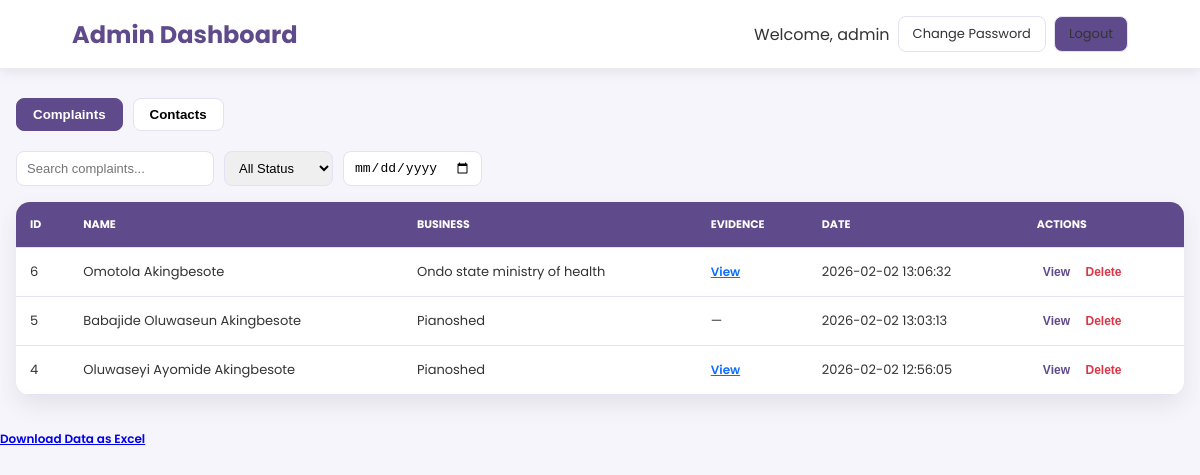
Page /admin/dashboard (signed in) on the earlier database version.
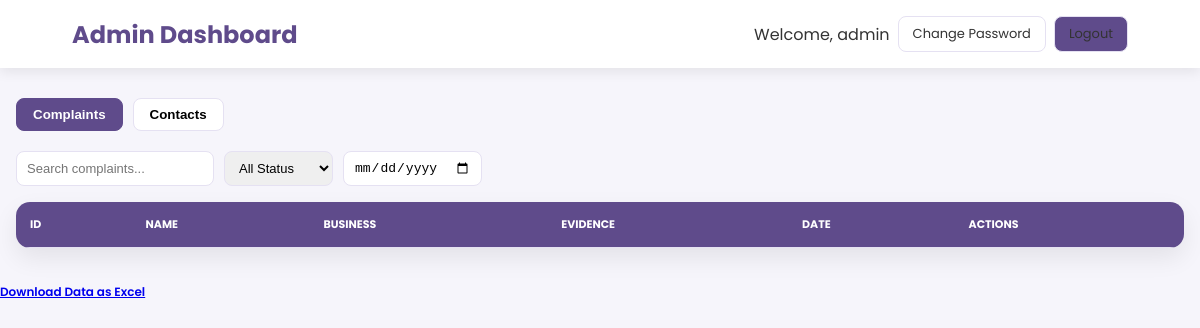
Same page on the later database version.
### tables this page shows
CREATE TABLE complaints (
    id INTEGER PRIMARY KEY AUTOINCREMENT,
    full_name TEXT NOT NULL,
    email TEXT NOT NULL,
    phone TEXT NOT NULL,
    lga TEXT NOT NULL,
    business_name TEXT NOT NULL,
    complaint_type TEXT NOT NULL,
    complaint_details TEXT NOT NULL,
    evidence TEXT,
    status TEXT DEFAULT 'Pending',
    created_at TIMESTAMP DEFAULT CURRENT_TIMESTAMP
);

### app.py (the view)
@app.route("/admin/dashboard")
@login_required
def admin_dashboard():
    conn = get_db_connection()
    complaints = conn.execute("SELECT * FROM complaints ORDER BY created_at DESC").fetchall()
    contacts = conn.execute("SELECT * FROM contacts ORDER BY created_at DESC").fetchall()
    conn.close()
    return render_template("admin_dashboard.html", complaints=complaints, contacts=contacts)

### app.py (called while the page is built)
def login_required(f):
    @wraps(f)
    def decorated_function(*args, **kwargs):
        if "admin_id" not in session:
            return redirect(url_for("admin_login"))
        return f(*args, **kwargs)
    return decorated_function

### database.py (called while the page is built)
def get_db_connection():
    conn = sqlite3.connect(DATABASE)
    conn.row_factory = sqlite3.Row
    return conn

### templates/admin_dashboard.html (shortened to what this page needs)
<!DOCTYPE html>
<html lang="en">
<head>
</head>
<body>
<header>
  <h2>Admin Dashboard</h2>
  <div class="actions">
    <span>Welcome, {{ session.admin_user }}</span>
    <a href="/admin/change-password">Change Password</a>
    <a href="/admin/logout" class="logout">Logout</a>
  </div>
</header>
<div class="container">
  <div class="tabs">
    <button class="tab-btn active" data-tab="complaintsTab">Complaints</button>
    <button class="tab-btn" data-tab="contactsTab">Contacts</button>
  </div>
  <div class="tab-content active" id="complaintsTab">
    <div class="filters">
      <input type="text" id="complaintsSearch" placeholder="Search complaints...">
      <select id="complaintsStatus">
        <option value="">All Status</option>
      </select>
      <input type="date" id="complaintsDate">
    </div>
    <div class="table-box">
      <table id="complaintsTable">
        <thead>
          <tr>
            <th>ID</th>
            <th>Name</th>
            <th>Business</th>
            <th>Evidence</th>
            <th>Date</th>
            <th>Actions</th>
          </tr>
        </thead>
        <tbody>
          {% for c in complaints %}
          <tr>
            <td>{{ c.id }}</td>
            <td>{{ c.full_name }}</td>
            <td>{{ c.business_name }}</td>
            <td>
              {% if c.evidence %}
                <a class="btn file-btn"
                   href="{{ url_for('static', filename='uploads/' + c.evidence) }}"
                   target="_blank">View</a>
              {% else %}—{% endif %}
            </td>
            <td>{{ c.created_at }}</td>
            <td>
              <button class="btn view-btn"
                onclick="openComplaintModal(
                  '{{ c.full_name }}',
                  '{{ c.business_name }}',
                  '{{ c.complaint_type }}',
                  '{{ c.complaint_details }}',
                     '{{ c.created_at }}'
                )">View</button>
              <form method="POST"
                    action="/admin/complaints/delete/{{ c.id }}"
                    style="display:inline"
                    onsubmit="return confirm('Delete this complaint permanently?');">
                <button type="submit" class="btn delete-btn">Delete</button>
              </form>
            </td>
          </tr>
          {% endfor %}
        </tbody>
      </table>
    </div>
  </div>
</div>
<a href="{{ url_for('export_excel') }}" class="btn btn-success">
   Download Data as Excel
</a>
</body>
</html>

### templates/admin_dashboard.html (style rules this page uses)
:root { --primary:#5f4b8b; --primary-dark:#4a3a70; --bg:#f6f5fb; --white:#ffffff; --border:#e5e1f2; --danger:#dc3545; --success:#198754; --info:#0d6efd; }
* { box-sizing:border-box }
body { margin:0; font-family:'Poppins',sans-serif; background:var(--bg); color:#333; }
header { background:var(--white); padding:16px 6%; display:flex; flex-wrap:wrap; gap:10px; justify-content:space-between; align-items:center; box-shadow:0 4px 12px rgba(0,0,0,.08); }
header h2 { margin:0; color:var(--primary); }
.actions { display:flex; flex-wrap:wrap; gap:8px; align-items:center; }
.actions a { text-decoration:none; padding:7px 14px; border-radius:8px; font-size:13px; border:1px solid var(--border); color:#333; }
.logout { background:var(--primary); color:#fff; border:none; }
.container { max-width:1300px; margin:30px auto; padding:0 16px; }
.tabs { display:flex; gap:10px; margin-bottom:20px; flex-wrap:wrap; }
.tab-btn { padding:8px 16px; background:#fff; border:1px solid var(--border); border-radius:8px; cursor:pointer; font-weight:600; transition:0.3s; }
.tab-btn.active { background:var(--primary); color:#fff; border-color:var(--primary); }
.filters { display:flex; flex-wrap:wrap; gap:10px; margin-bottom:16px; }
.filters input, .filters select, .filters button { padding:8px 10px; border:1px solid var(--border); border-radius:8px; font-size:13px; }
.table-box { background:var(--white); border-radius:14px; overflow-x:auto; box-shadow:0 10px 25px rgba(0,0,0,.08); }
table { width:100%; border-collapse:collapse; min-width:800px; }
th,td { padding:14px; border-bottom:1px solid var(--border); text-align:left; font-size:13px; }
th { background:var(--primary); color:#fff; text-transform:uppercase; font-size:11px; }
.btn { background:none; border:none; cursor:pointer; font-weight:600; font-size:12px; }
.tab-content { display:none; }
.tab-content.active { display:block; }

Differences in the rows shown:
removed complaints: id "6", full_name "Omotola Akingbesote", business_name "Ondo state ministry of health", created_at "2026-02-02 13:06:32"
removed complaints: id "5", full_name "Babajide Oluwaseun Akingbesote", business_name "Pianoshed", created_at "2026-02-02 13:03:13"
removed complaints: id "4", full_name "Oluwaseyi Ayomide Akingbesote", business_name "Pianoshed", created_at "2026-02-02 12:56:05"
